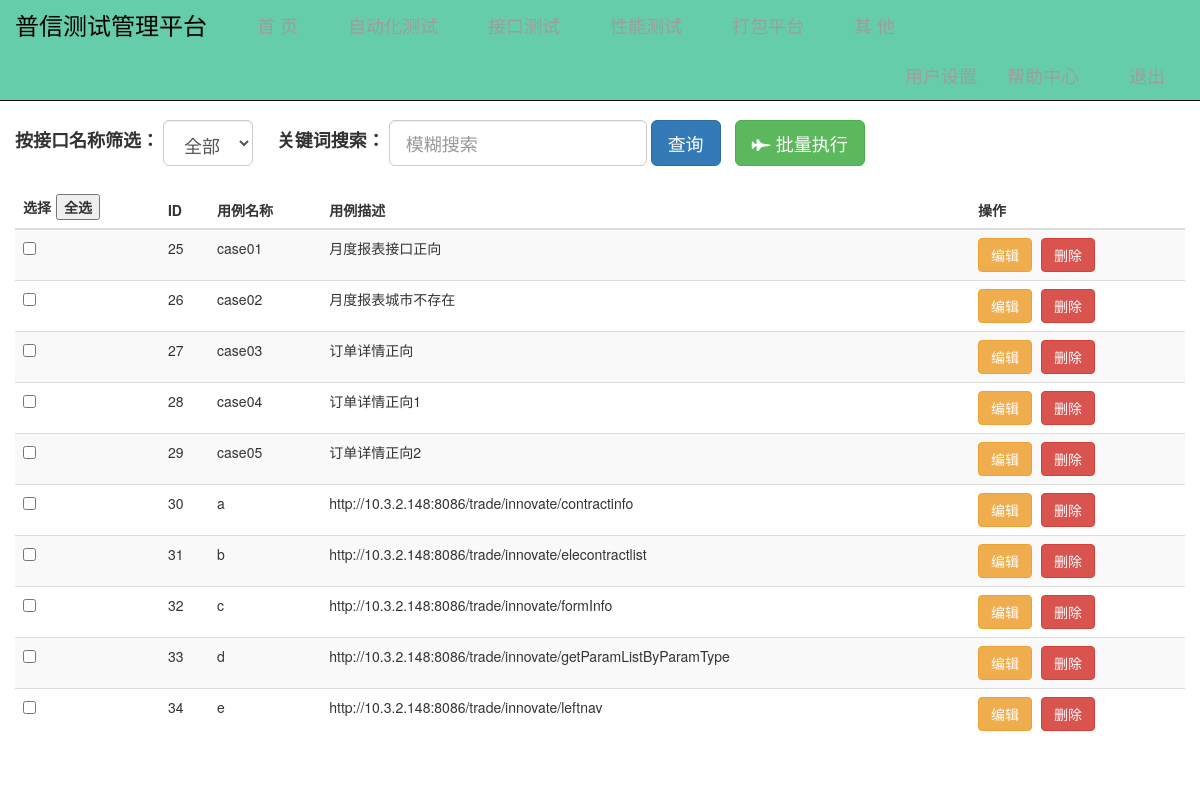
Page /index/cases/ on the committed database.
### index/models.py (models this page shows)
class Cases(models.Model):
    number = models.CharField(max_length=20, unique=True, null=False)
    desc = models.CharField(max_length=50, null=False)
    url = models.URLField(null=False)
    method = models.CharField(max_length=10, null=False)
    headers = models.TextField(null=True)
    type = models.CharField(max_length=10, null=True)
    body = models.TextField(null=True)
    checks = models.CharField(max_length=200, null=False)

### index/views.py (the view)
# urls.py: path('cases/', views.index_cases),
def index_cases(request):
    cases = Cases.objects.all()
    return render(request, 'cases.html', {"cases": cases})

### templates/cases.html (shortened to what this page needs)
{% extends 'base.html' %}
{% block content %}
        <div class="row">
            <div class="col-lg-9 col-md-9">
                <form class="form-inline">
                  <fieldset>
                  <div class="form-group">
                    <label style="font-size: 18px;font-weight: bold">按接口名称筛选：</label>
                    <select  id="project" class="form-control input-lg">
                        <option value="0">全部</option>
                    </select>
                  </div>
                  <div class="form-group" style="margin-left: 20px">
                    <label style="font-size: 18px;font-weight: bold" for="exampleInputEmail2">关键词搜索：</label>
                    <input type="text" class="form-control input-lg" id="keywords" placeholder="模糊搜索">
                  </div>
                  <a id="search" class="btn btn-primary btn-lg">查询</a>
                  <a id="run" style="margin-left: 10px" class="btn btn-success btn-lg"><i class="fa fa-fighter-jet" style="margin-right: 5px"></i>批量执行</a>
                  </fieldset>
                </form>
            </div>
        </div>
        <div class="row" style="margin-top: 20px">
            <div class="col-lg-12 col-md-12">
                <table class="table table-striped">
                    <thead>
                    <th>选择<button id="all" style="margin-left: 5px">全选</button></th>
                        <th>ID</th>
                        <th>用例名称</th>
                        <th>用例描述</th>
                        <th>操作</th>
                    </thead>
                    <tbody>
                        {% for case in cases %}
                            <tr>
                                <td><input class="checks" value="{{ case.id}}" type="checkbox"></td>
                                <td>{{ case.id}}</td>
                                <td>{{case.number}}</td>
                                <td>{{case.desc}}</td>
                                <td>
                                    <button class="btn btn-warning" style="margin-right: 5px">编辑</button>
                                    <button class="btn btn-danger delete" style="margin-right: 5px">删除</button>
                                </td>
                            </tr>
                        {% endfor %}
                    </tbody>
                </table>
            </div>
        </div>
{% endblock %}

### templates/base.html (shortened to what this page needs)
{% load static %}
<!DOCTYPE html>
<html lang="en">
<head>
    <link rel="stylesheet" href="{% static 'css/bootstrap.min.css' %}">
    <link rel="stylesheet" href="{% static 'font-awesome-4.7.0/css/font-awesome.min.css' %}">
</head>
<body>
    <nav class="navbar navbar-inverse navbar-fixed-top" style="background-color: mediumaquamarine">
      <div class="container-fluid">
        <div class="navbar-header">
          <a class="navbar-brand" href="#" style="font-size: 24px;color: black">普信测试管理平台</a>
        </div>
        <div class="collapse navbar-collapse" id="bs-example-navbar-collapse-1">
          <ul class="nav navbar-nav">
            <li><a style="font-size: 18px;margin-left: 20px" href="/index/home/">首  页<span class="sr-only">(current)</span></a></li>
            <li><a style="font-size: 18px;margin-left: 20px" href="/index/task/">自动化测试</a></li>
            <li><a style="font-size: 18px;margin-left: 20px" href="/index/apitest/">接口测试</a></li>
            <li><a style="font-size: 18px;margin-left: 20px" href="/index/locust">性能测试</a></li>
            <li><a style="font-size: 18px;margin-left: 20px" href="/index/apk/">打包平台</a></li>
            <li><a style="font-size: 18px;margin-left: 20px" href="#">其  他</a></li>
          </ul>
          <ul class="nav navbar-nav navbar-right">
            <li><a style="font-size: 18px" href="#">用户设置</a></li>
            <li><a style="font-size: 18px;margin-right: 20px" href="http://version.zhengheht.com/">帮助中心</a></li>
            <li><a style="font-size: 18px;margin-right: 20px" href="#">退出</a></li>
          </ul>
        </div>
      </div>
    </nav>
 <div class="container-fluid" style="margin-top: 120px">
    {% block content %}
    {% endblock %}
</div>
</body>
</html>

### rows in the picture
Cases: id "25", number "case01", desc "月度报表接口正向"
Cases: id "26", number "case02", desc "月度报表城市不存在"
Cases: id "27", number "case03", desc "订单详情正向"
Cases: id "28", number "case04", desc "订单详情正向1"
Cases: id "29", number "case05", desc "订单详情正向2"
Cases: id "30", number "a", desc "http://10.3.2.148:8086/trade/innovate/contractinfo"
Cases: id "31", number "b", desc "http://10.3.2.148:8086/trade/innovate/elecontractlist"
Cases: id "32", number "c", desc "http://10.3.2.148:8086/trade/innovate/formInfo"
Cases: id "33", number "d", desc "http://10.3.2.148:8086/trade/innovate/getParamListByParamType"
Cases: id "34", number "e", desc "http://10.3.2.148:8086/trade/innovate/leftnav"
